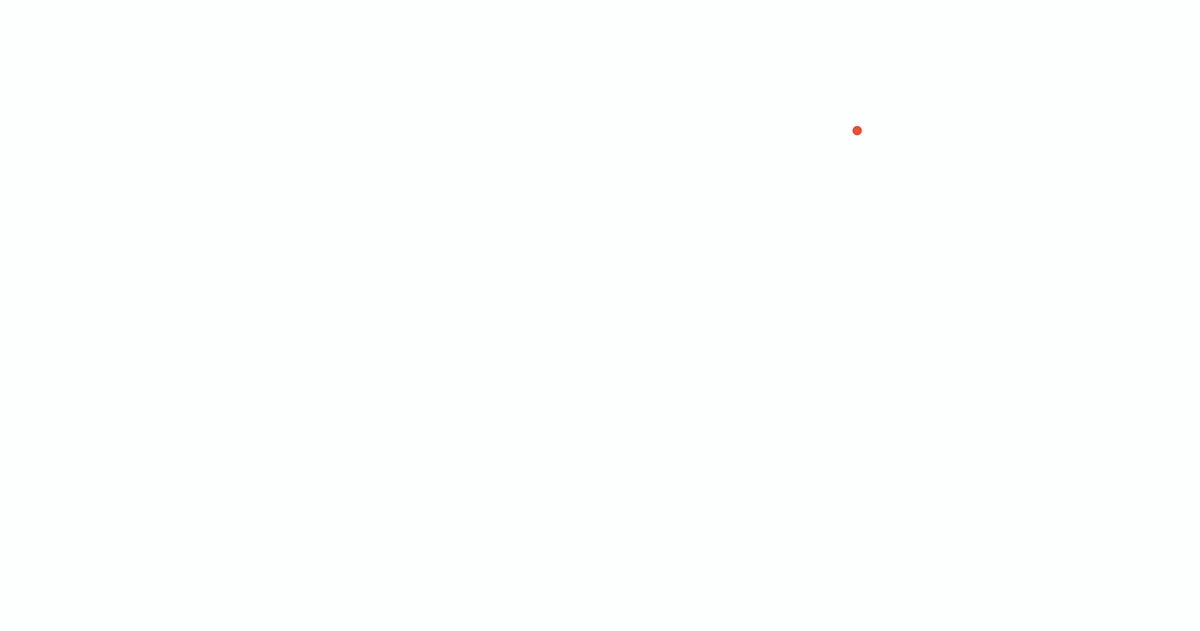
Frame 1 (no input)
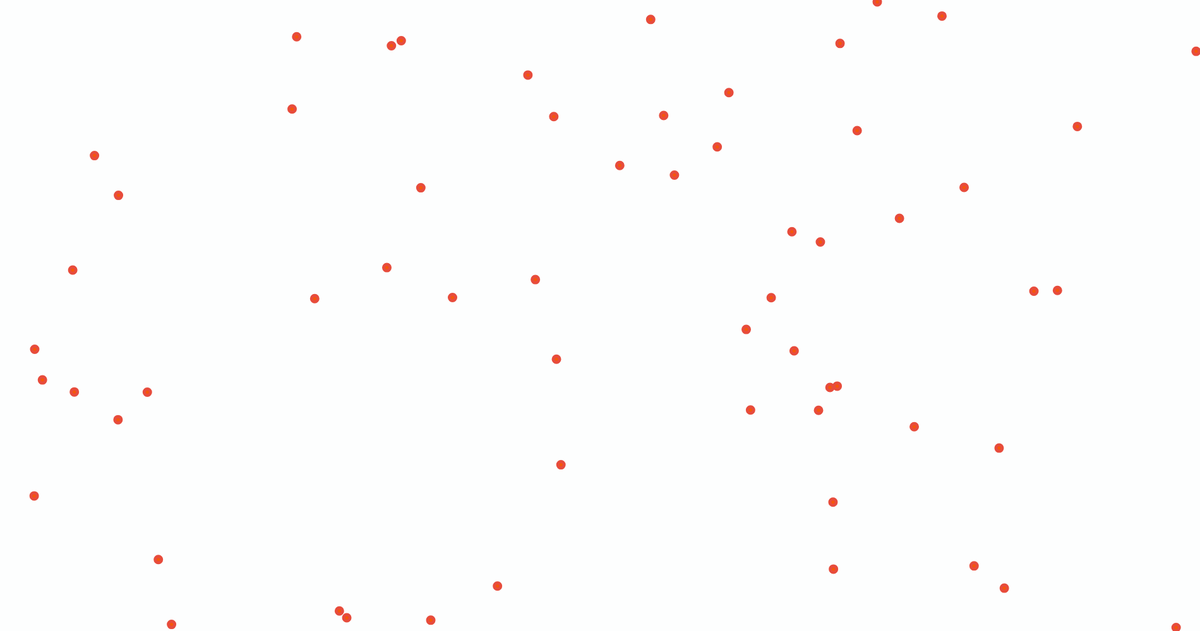
Frame 60 (no input)
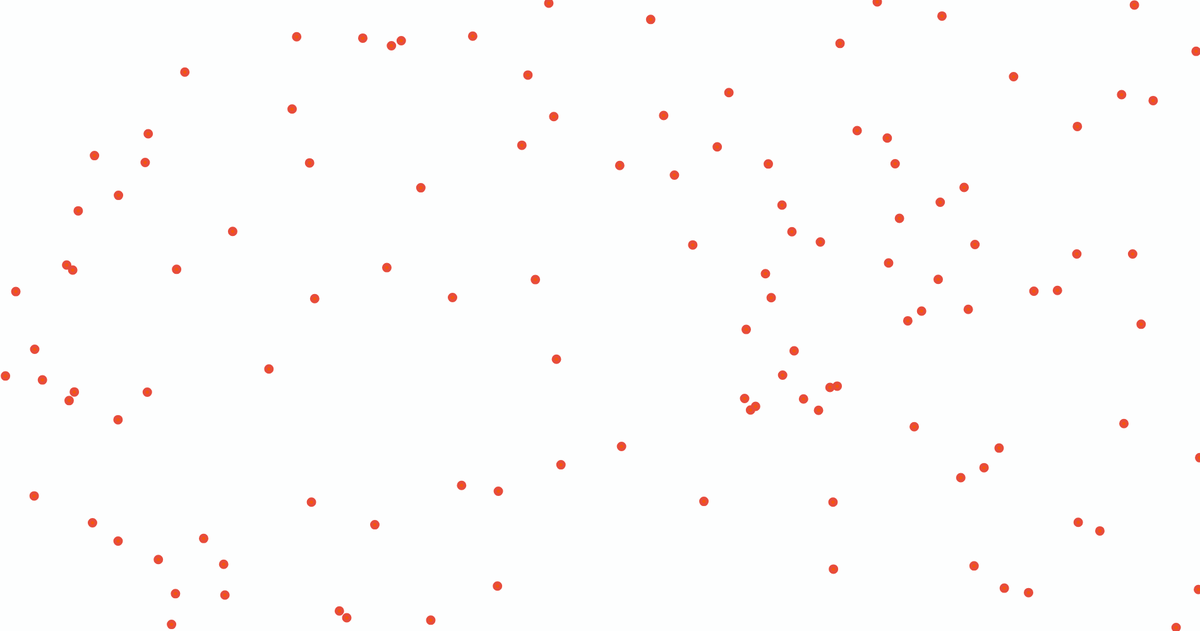
Frame 120 (the mouse pressed at the canvas centre since frame 60)

The p5.js sketch that drew these frames (run headless with seeded random() and noise() and a simulated clock; from frame 60 on, the mouse is pressed at the canvas centre):

// p5.js sketch
// ── sketch.js
var diam1=0;

function setup() {
  // put setup code here
    createCanvas(1900,1000);
    background("#fdfefe");
}

function draw() {
  // put drawing code here
    strokeWeight(5);
    fill("#fdfefe")
    stroke("#fdfefe")
    ellipse(mouseX-20,mouseY-20,20,20);
    
    fill("#f55807");
    stroke("#e74c3c");
    ellipse(random(1900),random(1000),10,10);
    console.log(diam1);
}

function mousePressed(){
    diam1=diam1+5;
}
